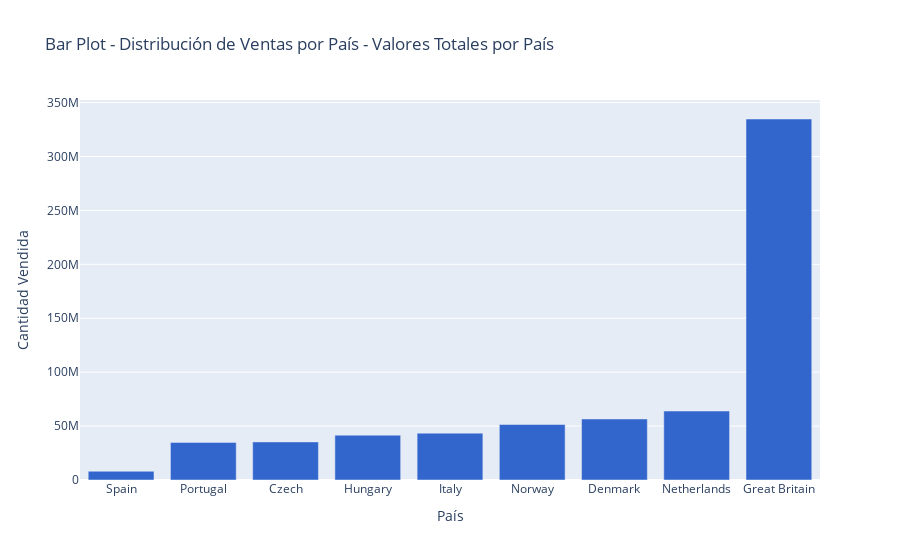

Notebook source saved alongside this figure:
### Code cell
# Filtra datos donde 'SCENARIO' es 'actual', agrupa por 'COUNTRY' y suma 'AMOUNT', luego ordena por 'AMOUNT'
df_grouped = data[data['SCENARIO'] == 'actual'].groupby(['COUNTRY'], as_index=False)['AMOUNT'].sum().sort_values('AMOUNT')
# Visualizar el barplot
fig = px.bar(df_grouped, x='COUNTRY', y='AMOUNT',
             title='Bar Plot - Distribución de Ventas por País - Valores Totales por País',
             labels={'COUNTRY': 'País', 'AMOUNT': 'Cantidad Vendida'},
             color_discrete_sequence=px.colors.qualitative.G10)
# Mostrar la gráfica
fig.show()

### Figure 1 — Plotly figure (JSON) as saved in the notebook; plotly's stock layout.template omitted (floating-point values rounded to 4 significant figures)
{"data": [{"alignmentgroup": "True", "hovertemplate": "País=%{x}<br>Cantidad Vendida=%{y}<extra></extra>", "legendgroup": "", "marker": {"color": "#3366CC", "pattern": {"shape": ""}}, "name": "", "offsetgroup": "", "orientation": "v", "showlegend": false, "textposition": "auto", "type": "bar", "x": ["Spain", "Portugal", "Czech", "Hungary", "Italy", "Norway", "Denmark", "Netherlands", "Great Britain"], "xaxis": "x", "y": [8131000.0, 34890000.0, 35350000.0, 41580000.0, 43450000.0, 51440000.0, 56600000.0, 63960000.0, 334800000.0], "yaxis": "y"}], "layout": {"barmode": "relative", "legend": {"tracegroupgap": 0}, "title": {"text": "Bar Plot - Distribución de Ventas por País - Valores Totales por País"}, "xaxis": {"anchor": "y", "domain": [0, 1], "title": {"text": "País"}}, "yaxis": {"anchor": "x", "domain": [0, 1], "title": {"text": "Cantidad Vendida"}}}}
